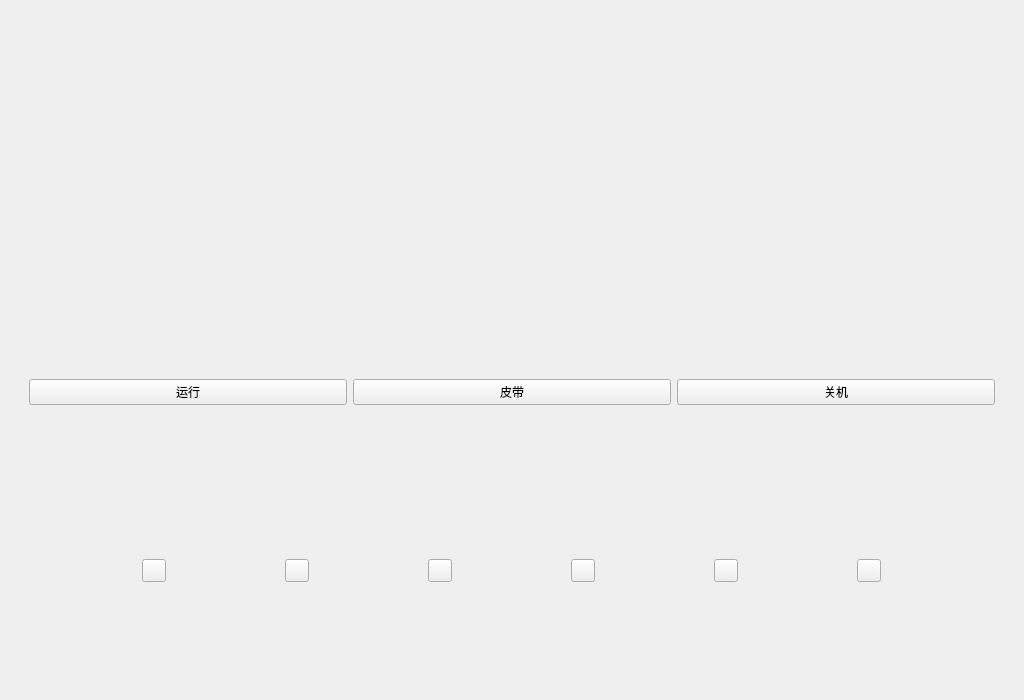
<?xml version="1.0" encoding="UTF-8"?>
<ui version="4.0">
 <class>NewMainPage</class>
 <widget class="QWidget" name="NewMainPage">
  <property name="geometry">
   <rect>
    <x>0</x>
    <y>0</y>
    <width>1024</width>
    <height>700</height>
   </rect>
  </property>
  <property name="windowTitle">
   <string notr="true">Form</string>
  </property>
  <layout class="QGridLayout" name="gridLayout_2">
   <property name="topMargin">
    <number>0</number>
   </property>
   <item row="0" column="0">
    <widget class="HistogramWidget" name="widget_2" native="true">
     <property name="minimumSize">
      <size>
       <width>630</width>
       <height>300</height>
      </size>
     </property>
     <property name="maximumSize">
      <size>
       <width>16777215</width>
       <height>300</height>
      </size>
     </property>
    </widget>
   </item>
   <item row="1" column="0" colspan="3">
    <widget class="QWidget" name="widget" native="true">
     <property name="maximumSize">
      <size>
       <width>16777215</width>
       <height>370</height>
      </size>
     </property>
     <layout class="QVBoxLayout" name="verticalLayout_7" stretch="2,3">
      <property name="spacing">
       <number>6</number>
      </property>
      <item>
       <widget class="QWidget" name="widget_3" native="true">
        <layout class="QHBoxLayout" name="horizontalLayout_2">
         <item>
          <widget class="QPushButton" name="runBtn">
           <property name="text">
            <string notr="true">运行</string>
           </property>
          </widget>
         </item>
         <item>
          <widget class="QPushButton" name="wheelBtn">
           <property name="text">
            <string notr="true">皮带</string>
           </property>
          </widget>
         </item>
         <item>
          <widget class="QPushButton" name="shutdownBtn">
           <property name="text">
            <string notr="true">关机</string>
           </property>
          </widget>
         </item>
        </layout>
       </widget>
      </item>
      <item>
       <widget class="QWidget" name="widget_4" native="true">
        <layout class="QHBoxLayout" name="horizontalLayout">
         <item>
          <widget class="QToolButton" name="senseBtn">
           <property name="text">
            <string notr="true"/>
           </property>
          </widget>
         </item>
         <item>
          <widget class="QToolButton" name="feedBtn">
           <property name="text">
            <string notr="true"/>
           </property>
          </widget>
         </item>
         <item>
          <widget class="QToolButton" name="wipeBtn">
           <property name="text">
            <string notr="true"/>
           </property>
          </widget>
         </item>
         <item>
          <widget class="QToolButton" name="vavleBtn">
           <property name="text">
            <string notr="true"/>
           </property>
          </widget>
         </item>
         <item>
          <widget class="QToolButton" name="modeBtn">
           <property name="text">
            <string notr="true"/>
           </property>
          </widget>
         </item>
         <item>
          <widget class="QToolButton" name="setBtn">
           <property name="text">
            <string notr="true"/>
           </property>
          </widget>
         </item>
        </layout>
       </widget>
      </item>
     </layout>
    </widget>
   </item>
   <item row="0" column="1" colspan="2">
    <widget class="TargetImageWidget" name="widget_5" native="true">
     <property name="minimumSize">
      <size>
       <width>360</width>
       <height>300</height>
      </size>
     </property>
     <property name="maximumSize">
      <size>
       <width>360</width>
       <height>300</height>
      </size>
     </property>
    </widget>
   </item>
  </layout>
 </widget>
 <customwidgets>
  <customwidget>
   <class>HistogramWidget</class>
   <extends>QWidget</extends>
   <header>systeminfo/histogramwidget.h</header>
   <container>1</container>
  </customwidget>
  <customwidget>
   <class>TargetImageWidget</class>
   <extends>QWidget</extends>
   <header>systeminfo/targetimagewidget.h</header>
   <container>1</container>
  </customwidget>
 </customwidgets>
 <resources/>
 <connections/>
</ui>
